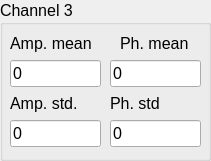
     <widget class="QGroupBox" name="groupBox_5">
      <property name="geometry">
       <rect>
        <x>1110</x>
        <y>10</y>
        <width>211</width>
        <height>161</height>
       </rect>
      </property>
      <property name="font">
       <font>
        <pointsize>12</pointsize>
       </font>
      </property>
      <property name="title">
       <string>Channel 3</string>
      </property>
      <widget class="QLabel" name="txt_nbr_bram_28">
       <property name="geometry">
        <rect>
         <x>110</x>
         <y>90</y>
         <width>81</width>
         <height>27</height>
        </rect>
       </property>
       <property name="font">
        <font>
         <pointsize>12</pointsize>
        </font>
       </property>
       <property name="text">
        <string>Ph. std</string>
       </property>
      </widget>
      <widget class="QLabel" name="txt_nbr_bram_29">
       <property name="geometry">
        <rect>
         <x>120</x>
         <y>30</y>
         <width>81</width>
         <height>27</height>
        </rect>
       </property>
       <property name="font">
        <font>
         <pointsize>12</pointsize>
        </font>
       </property>
       <property name="text">
        <string>Ph. mean</string>
       </property>
      </widget>
      <widget class="QLineEdit" name="ui_ch3_phi">
       <property name="geometry">
        <rect>
         <x>110</x>
         <y>60</y>
         <width>91</width>
         <height>27</height>
        </rect>
       </property>
       <property name="font">
        <font>
         <pointsize>12</pointsize>
        </font>
       </property>
       <property name="text">
        <string>0</string>
       </property>
      </widget>
      <widget class="QLineEdit" name="ui_ch3_amp">
       <property name="geometry">
        <rect>
         <x>10</x>
         <y>60</y>
         <width>91</width>
         <height>27</height>
        </rect>
       </property>
       <property name="font">
        <font>
         <pointsize>12</pointsize>
        </font>
       </property>
       <property name="text">
        <string>0</string>
       </property>
      </widget>
      <widget class="QLabel" name="txt_nbr_bram_30">
       <property name="geometry">
        <rect>
         <x>10</x>
         <y>90</y>
         <width>81</width>
         <height>27</height>
        </rect>
       </property>
       <property name="font">
        <font>
         <pointsize>12</pointsize>
        </font>
       </property>
       <property name="text">
        <string>Amp. std.</string>
       </property>
      </widget>
      <widget class="QLabel" name="txt_nbr_bram_31">
       <property name="geometry">
        <rect>
         <x>10</x>
         <y>30</y>
         <width>91</width>
         <height>27</height>
        </rect>
       </property>
       <property name="font">
        <font>
         <pointsize>12</pointsize>
        </font>
       </property>
       <property name="text">
        <string>Amp. mean</string>
       </property>
      </widget>
      <widget class="QLineEdit" name="ui_ch3_amp_std">
       <property name="geometry">
        <rect>
         <x>10</x>
         <y>120</y>
         <width>91</width>
         <height>27</height>
        </rect>
       </property>
       <property name="font">
        <font>
         <pointsize>12</pointsize>
        </font>
       </property>
       <property name="text">
        <string>0</string>
       </property>
      </widget>
      <widget class="QLineEdit" name="ui_ch3_phi_std">
       <property name="geometry">
        <rect>
         <x>110</x>
         <y>120</y>
         <width>91</width>
         <height>27</height>
        </rect>
       </property>
       <property name="font">
        <font>
         <pointsize>12</pointsize>
        </font>
       </property>
       <property name="text">
        <string>0</string>
       </property>
      </widget>
     </widget>
